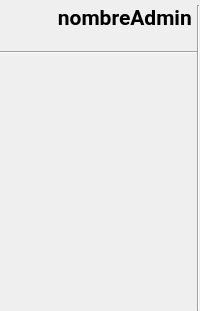
<?xml version="1.0" encoding="UTF-8"?>
<ui version="4.0">
 <class>widgetControl</class>
 <widget class="QWidget" name="widgetControl">
  <property name="windowModality">
   <enum>Qt::NonModal</enum>
  </property>
  <property name="geometry">
   <rect>
    <x>0</x>
    <y>0</y>
    <width>200</width>
    <height>311</height>
   </rect>
  </property>
  <property name="maximumSize">
   <size>
    <width>250</width>
    <height>16777215</height>
   </size>
  </property>
  <property name="windowTitle">
   <string>Form</string>
  </property>
  <layout class="QHBoxLayout" name="horizontalLayout_2">
   <property name="spacing">
    <number>0</number>
   </property>
   <property name="leftMargin">
    <number>0</number>
   </property>
   <property name="topMargin">
    <number>5</number>
   </property>
   <property name="rightMargin">
    <number>0</number>
   </property>
   <property name="bottomMargin">
    <number>0</number>
   </property>
   <item>
    <layout class="QVBoxLayout" name="verticalLayout">
     <property name="spacing">
      <number>0</number>
     </property>
     <item>
      <widget class="QLabel" name="label">
       <property name="font">
        <font>
         <family>Roboto</family>
         <pointsize>16</pointsize>
         <weight>75</weight>
         <bold>true</bold>
        </font>
       </property>
       <property name="text">
        <string>nombreAdmin </string>
       </property>
       <property name="alignment">
        <set>Qt::AlignRight|Qt::AlignTrailing|Qt::AlignVCenter</set>
       </property>
      </widget>
     </item>
     <item>
      <layout class="QHBoxLayout" name="horizontalLayout">
       <item>
        <spacer name="horizontalSpacer">
         <property name="orientation">
          <enum>Qt::Horizontal</enum>
         </property>
         <property name="sizeHint" stdset="0">
          <size>
           <width>40</width>
           <height>20</height>
          </size>
         </property>
        </spacer>
       </item>
       <item>
        <widget class="wInfoConeccion" name="wInfoAmin" native="true"/>
       </item>
      </layout>
     </item>
     <item>
      <widget class="Line" name="line">
       <property name="orientation">
        <enum>Qt::Horizontal</enum>
       </property>
      </widget>
     </item>
     <item>
      <spacer name="verticalSpacer">
       <property name="orientation">
        <enum>Qt::Vertical</enum>
       </property>
       <property name="sizeHint" stdset="0">
        <size>
         <width>20</width>
         <height>40</height>
        </size>
       </property>
      </spacer>
     </item>
    </layout>
   </item>
   <item>
    <widget class="Line" name="line_2">
     <property name="orientation">
      <enum>Qt::Vertical</enum>
     </property>
    </widget>
   </item>
  </layout>
 </widget>
 <customwidgets>
  <customwidget>
   <class>wInfoConeccion</class>
   <extends>QWidget</extends>
   <header>winfoconeccion.h</header>
   <container>1</container>
  </customwidget>
 </customwidgets>
 <resources/>
 <connections/>
</ui>
